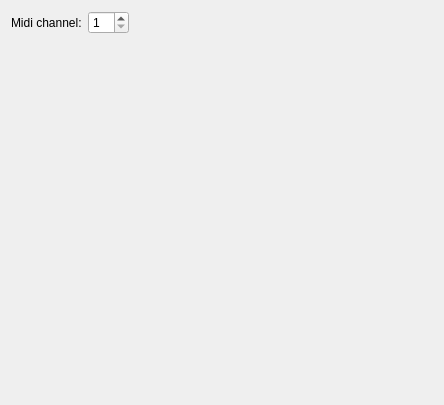
<?xml version="1.0" encoding="UTF-8"?>
<ui version="4.0">
 <class>uiVoiceProperties</class>
 <widget class="QWidget" name="uiVoiceProperties">
  <property name="geometry">
   <rect>
    <x>0</x>
    <y>0</y>
    <width>444</width>
    <height>405</height>
   </rect>
  </property>
  <property name="windowTitle">
   <string>Voice properties</string>
  </property>
  <layout class="QVBoxLayout" name="verticalLayout">
   <item>
    <layout class="QHBoxLayout">
     <item>
      <widget class="QLabel" name="uiMidiChanneLabel">
       <property name="text">
        <string>Midi channel:</string>
       </property>
      </widget>
     </item>
     <item>
      <widget class="QSpinBox" name="uiMidiChannel">
       <property name="minimum">
        <number>1</number>
       </property>
       <property name="maximum">
        <number>16</number>
       </property>
      </widget>
     </item>
     <item>
      <spacer>
       <property name="orientation">
        <enum>Qt::Horizontal</enum>
       </property>
       <property name="sizeType">
        <enum>QSizePolicy::MinimumExpanding</enum>
       </property>
       <property name="sizeHint" stdset="0">
        <size>
         <width>40</width>
         <height>20</height>
        </size>
       </property>
      </spacer>
     </item>
    </layout>
   </item>
   <item>
    <spacer name="verticalSpacer">
     <property name="orientation">
      <enum>Qt::Vertical</enum>
     </property>
     <property name="sizeHint" stdset="0">
      <size>
       <width>20</width>
       <height>357</height>
      </size>
     </property>
    </spacer>
   </item>
  </layout>
 </widget>
 <resources/>
 <connections/>
</ui>
